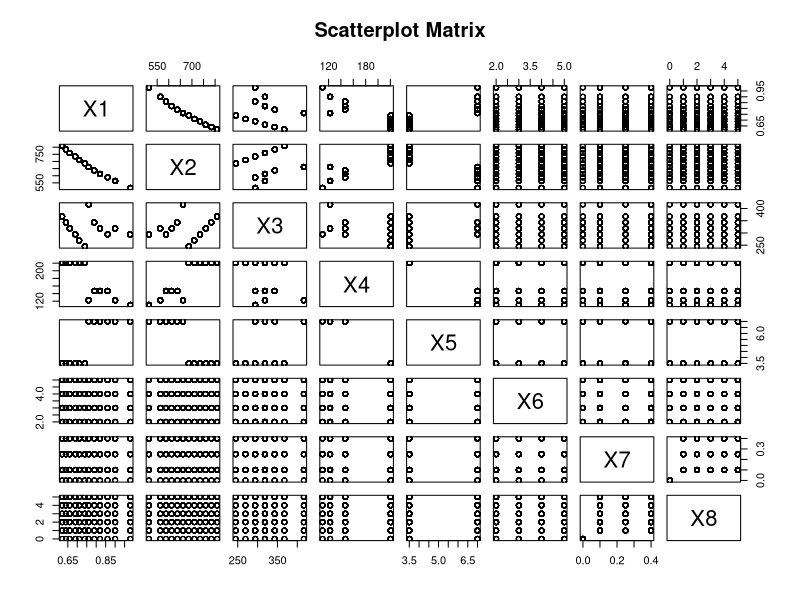
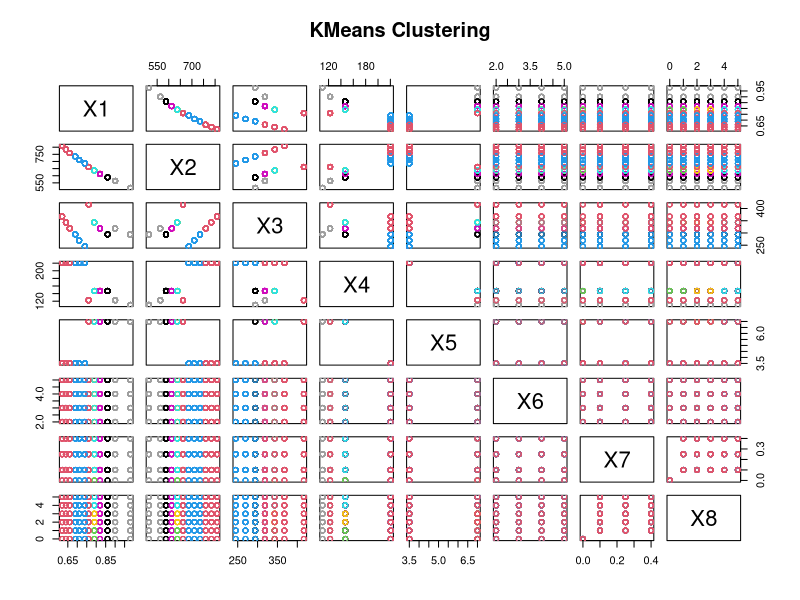

The R script that drew these images, in order: (Note: this script raises an error after producing the figures.)
# https://archive.ics.uci.edu/ml/datasets/Energy+efficiency
Tab    <- read.csv("./ENB2012_data.csv", header=TRUE, sep=",", quote="\"", dec=".")
Tab    <- Tab[, 1:10]
Tab    <- Tab[rowSums(!is.na(Tab)) > 0, ]
X <- Tab[,1:8]
Y <- Tab[,9:10]
summary(Tab)
attach(Tab)

###### Explore Data/Visualization
# Y1 Most Correlated
metrics <- as.data.frame(cor(Tab, method="pearson"))
# Most Correlated for Y1: {X5, X1, X3, X7}
metrics_Y1 <- metrics[order(metrics$Y1, decreasing=TRUE),, drop=FALSE]
# Most Correlated for Y1: {X5, X1, X3, X7}
metrics_Y2 <- metrics[order(metrics$Y2, decreasing=TRUE),, drop=FALSE]
# scatterplot matrix
# TBD Highest Correlation Plots
pairs(Tab[, 1:8], main="Scatterplot Matrix")

##### Clusters (Are there any Clusters) via Methods
km <- kmeans(X, centers=10, iter.max=100, nstart=1, algorithm = "Hartigan-Wong", trace=FALSE)
plot(X, col=km$cluster,  main="KMeans Clustering")
points(km$centers, col = 1:ncol(X), pch = 8, cex = 2)
# clusters via optics (scaled entire column) 
# via optics, it looks like there are 3-5 clusters depending on the value of espilon
# with a smaller epsilon radius(0.05) ->k =5, with a larger epsilon(0.1) -> k=3
library(dbscan)
par(bg="white")
X_scaled = (X - min(X))/(max(X) - min(X))
res <- optics(X_scaled, eps =1, minPts = 50)
res <- optics_cut(res, eps = 0.05)
kNNdistplot(X_scaled, k=20)
plot(res,  main="Optics Clustering, eps=0.05, minPts=50")

##### Initial Feature Estimation
library(caret)
rfe_estimate <- function(X, Y)
{
  # verify some data with RFE directly from R
  # control <- rfeControl(functions=rfFuncs, method="repeatedcv", repeats=5)
  control <- rfeControl(functions=rfFuncs, method="cv", number=10)
  results <- rfe(X, Y, sizes=c(1:ncol(X)), rfeControl=control)
  print(results)
  predictors(results)
  plot(results, type=c("g", "o"),  main="RFE Estimate")
}
# Based on RFE and Clusters looks like there are 3-4 core groups of important variables
# Top Variables for Y1 (Elbow at 4 Variables): {X7, X8, X3, X2, X1}
rfe_estimate(X, Y[,1])
# Top Variables for Y2 (Elbow at 4 Variables): {X7, X8, X3, X1, X2}
rfe_estimate(X, Y[,2])

##### Outliers
# It doesn't really look like there are any outliers for this datset
# Although a few minimum observations could be dropped (e.g. value=0 in X7,X8)
for(i in 1:ncol(X))
{
  print(c(min(X[,i]), max(X[,i]), mean(X[,i]), median(X[,i]) ) )
}

##### Feature Selection (PCA for Exploration)
library(FactoMineR)
eval_pca <- function(X_in)
{
  # if scale.unit = FALSE -> a covariance matrix is used instead of a correlation matrix
  # currently selecting scale.unit = TRUE to normalize the data
  pca <- PCA(X_in, graph = TRUE, scale.unit = TRUE)
  print(pca$eig)
  print(pca$var$coord)
  head(pca$ind$coord)
  # look at the variance to evaluate maximized variance ~ 95% (2*sigma)
  plot(c(1:ncol(X_in)), pca$eig$`percentage of variance`,  main="PCA Evaluation")
  return (pca)
}
# It looks like the 95% (2* sigma is reached between 4-5 components), much like our RFE Estimate
pca_o <- eval_pca(X)
# check correlation (which features are mostly correlated with which component)
# note that unit scaling gives different results, so we choose to not unit scale to align with clusters
# {Component 1: {X5, X1}}, Component 2: {X3, X2, X5}, Component 3: {X8, X7}
summary(pca_o)
dimdesc(pca_o)
# Based on our results lets subset the data
labels <- c("X1", "X3", "X5", "X7")
pca_subset_o <- eval_pca(X[, labels])
# {Component 1: X5, X1}, {Component 2: X3, X5}
# This aligns with ~3 Components
summary(pca_subset_o)
dimdesc(pca_subset_o)


##### Feature Engineering: selected features
Tab_sel <- Tab[, c(labels, c("Y1", "Y2"))]
# matching labels
name_labels = c("RelativeCompactness", "SurfaceArea", "WallArea", "RoofArea", 
                "OverallHeight", "Orientation", "GlazingArea", "GlazingAreDist",
                "HeatingLoad", "CoolingLoad")

##### Train/Test Split (based on targete Parameter: Y1, Y2) - currently selected as Y1
# Split the data into Train/Test (based on Y1 Target Parameter)
target <- length(labels) + 1
partition       <- createDataPartition(y=Tab_sel[, target], p=0.75, list=FALSE)
training_part   <- Tab_sel[partition, ]
test_part       <- Tab_sel[-partition, ]
# Using the Train data, resplit into training part and validation part
partition_tr        <- createDataPartition(y=training_part[, target], p=0.75, list=FALSE)
training_part_sub   <- training_part[partition_tr, ]
validation_part_sub <- training_part[-partition_tr, ]

##### Predictions via Model Selection from 'target' parameter
# Choose the model to evaluate (Random Forest)
calc_error <- function(actual, predicted)
{
  res <- predicted - actual
  res_squared <- res^2
  mse <- mean(res_squared)
  rmse <- sqrt(mse)
  return (list(mse, rmse, res))
}

predict_model <- function(training_sub_in, validation_sub_in, testing_sub_in, metric_type, target_in)
{
  predictor_idx <- (target_in -1)
  model_base <- randomForest(training_sub_in[, target_in]~., 
                             data = training_sub_in[, 1:predictor_idx], 
                             importance=TRUE, ntree=200)
  
  metrics   <- as.data.frame(importance(model_base, metric_type))
  # plot the importance values
  varImpPlot(model_base, scale=TRUE)
  # predictions
  yhat_train <- predict(model_base, training_sub_in[, 1:predictor_idx]) 
  yhat_val   <- predict(model_base, validation_sub_in[, 1:predictor_idx]) 
  yhat_test  <- predict(model_base, testing_sub_in[, 1:predictor_idx])
  # calculate errors
  train_error <- calc_error(training_sub_in[, target_in], yhat_train)
  val_error   <- calc_error(validation_sub_in[, target_in], yhat_val)
  test_error  <- calc_error(test_part[, target_in], yhat_test)
  # plot the error as a function of trees
  plot(model_base)
  # log the RMSE errors
  cat("RMSE for Train/Validation/Test: ", 
      unlist(train_error[2]), unlist(val_error[2]), unlist(test_error[2]) )
  # TBD: Learning curves
  return (c(train_error, val_error, test_error))
}
model_errors <- predict_model(training_part_sub, validation_part_sub, test_part, metric_type=2, target)
# calculate cross-validation error
cv_base   <- rfcv(training_part_sub[, 1:(target-1)], training_part_sub[, target], cv.fold=5)
cv_k      <- as.data.frame(cv_base$error.cv[1])[,1]
cat("Cross-Validation Error: ", unlist(cv_k))
